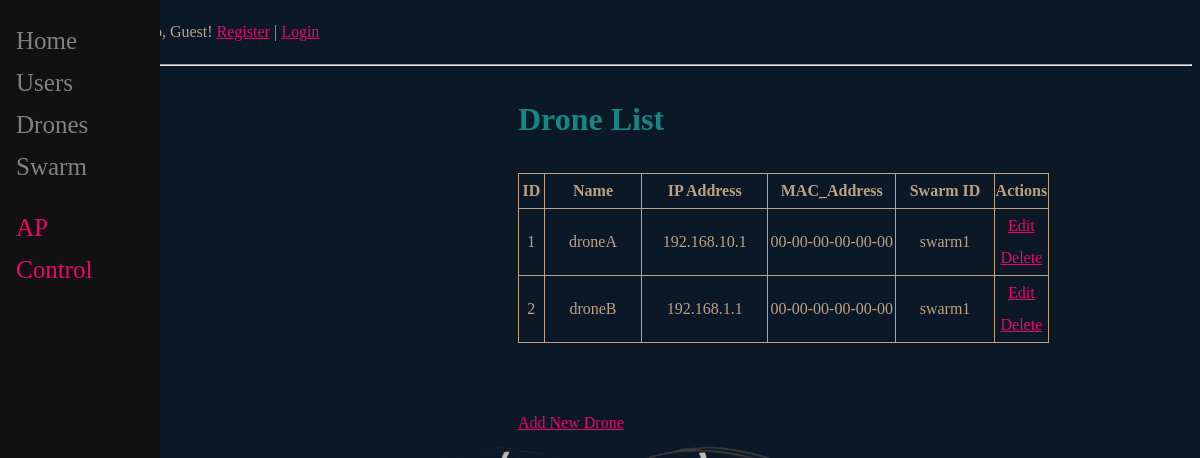
Page /drone_list on the earlier database version.
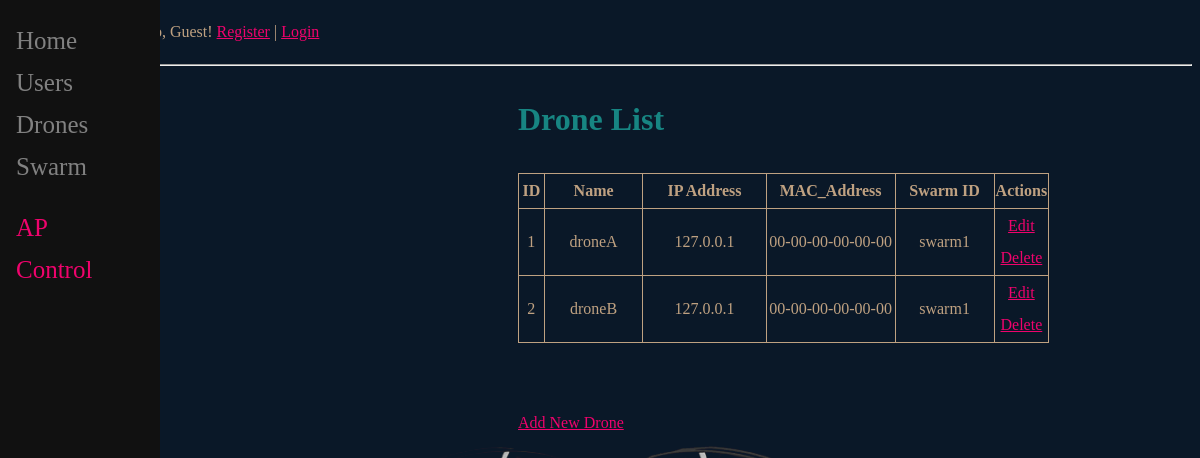
Same page on the later database version.
### main/models.py (models this page shows, shortened)
class Drone(models.Model):
    user_id=models.ForeignKey(CustomUser,null=True, on_delete=models.SET_NULL)
    droneName=models.fields.CharField(max_length=32,unique=True)
    MAC_Address=models.CharField(max_length=17, default="00-00-00-00-00-00")
    IPAddress=models.GenericIPAddressField(max_length=64, default="192.168.1.1")
    createdAt=models.DateTimeField("datePublished", default=timezone.now)
    swarm_id=models.ForeignKey(Swarm,null=True, blank=True, on_delete=models.SET_NULL)
    UpdatedBy=models.CharField(max_length=32, default="User")

class Swarm(models.Model):
    swarmName=models.fields.CharField(max_length=32,unique=True)
    user_id = models.ForeignKey(CustomUser, null=True, on_delete=models.SET_NULL)
    createdAt=models.DateTimeField("datePublished", default=timezone.now)
    UpdatedAt=models.DateTimeField("dateUpdated", auto_now=True)
    UpdatedBy=models.CharField(max_length=32, default="User")
    def __str__(self):
        return self.swarmName or ''

### main/views.py (the view)
# urls.py: path('drone_list', drone_list, name='drone_list'),
def drone_list(request):
    drones = Drone.objects.all()
    return render(request, 'main/drone_list.html', {'drones': drones})

### templates/main/drone_list.html (shortened to what this page needs)
{% extends 'main/base.html' %}
{% block content %}
<h1>Drone List</h1>
<body>
    <table  style="width:80%; border: 1px solid; border-collapse: collapse">
        <thead>
            <tr style="border: 1px solid; text-align: center;">
                <th>ID</th>
                <th style="width:5%; border: 1px solid; ">Name</th>
                <th style="width:20%; border: 1px solid;">IP Address</th>
                <th style="width:25%; border: 1px solid;">MAC_Address</th>
                <th style="width:20%; border: 1px solid;">Swarm ID</th>
                <th style="width:10%; border: 1px solid;">Actions</th>
            </tr>
        </thead>
        <tbody>
    {% for drone in drones %}
            <tr style="border: 1px solid; text-align: center;">
                <td style="width:5%; border: 1px solid; text-align: center; ">{{ drone.id }}</td>
                <td style="width:20%; border: 1px solid; text-align: center; ">{{ drone.droneName }}</td>
                <td style="width:25%; border: 1px solid; text-align: center; ">{{ drone.IPAddress }}</td>
                <td style="width:20%; border: 1px solid; text-align: center; ">{{ drone.MAC_Address }}</td>
                <td style="width:10%; border: 1px solid; text-align: center; ">{{ drone.swarm_id }}</td>
                <td>
                    <a style="width:10%" href="/drone_edit/{{ drone.id }}"><span>Edit</span></a>
                    <a style="width:10%" href="/drone_delete/{{ drone.id }}">Delete</a>
                </td>
            </tr>
        {% endfor %}
        </tbody>
    </table>
    <br>
    <br>
    <a href="{%url 'drone_add' %}" class="btn btn-outline-secondary btn-sm"><span>Add New Drone</span></a>
</body>
{% endblock %}

Differences in the rows shown:
changed Drone "droneA": IPAddress "192.168.10.1" → "127.0.0.1"
changed Drone "droneB": IPAddress "192.168.1.1" → "127.0.0.1"
